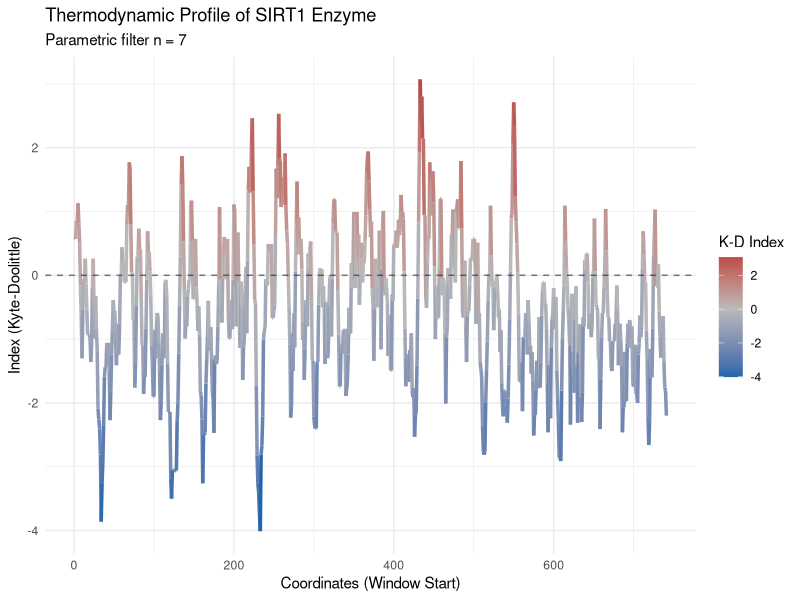

Generate this figure with R:
# External libraries for visualization and rolling window calculation
library(ggplot2)
library(zoo)

# --- STEP 1: Global Data Structures ---
# Kyte-Doolittle hydrophobicity scale (extracted for modularity)
kyte_doolittle_scale <- c(
  I = 4.5, V = 4.2, L = 3.8, F = 2.8, C = 2.5,
  M = 1.9, A = 1.8, G = -0.4, T = -0.7, S = -0.8,
  W = -0.9, Y = -1.3, P = -1.6, H = -3.2, E = -3.5,
  Q = -3.5, D = -3.5, N = -3.5, K = -3.9, R = -4.5
)

# --- STEP 2: Main Function ---
analyze_protein <- function(sequence, window_size = 7, scale_dict = kyte_doolittle_scale) {
  
  # 1. String Handling and Noise Reduction
  clean_sequence <- gsub("[[:space:]]", "", sequence)
  clean_sequence <- toupper(clean_sequence)
  
  # Tokenization
  amino_acids <- strsplit(clean_sequence, split = "")[[1]]
  
  # Mathematical quantification of biological noise
  valid_aas <- sum(amino_acids %in% names(scale_dict))
  total_chars <- length(amino_acids)
  noise_percentage <- round(((total_chars - valid_aas) / total_chars) * 100, 2)
  
  # 2. The Engine: Vectorized Rolling Mean
  # Map sequence to numeric values using the provided dictionary
  numeric_values <- scale_dict[amino_acids]
  
  # Replace NA (invalid amino acids) with 0 to prevent breaking the calculation
  numeric_values[is.na(numeric_values)] <- 0
  
  # Vectorized rolling mean using zoo (align="left" matches the original starting coordinate logic)
  hydro_results <- zoo::rollmean(numeric_values, k = window_size, align = "left", fill = NA)
  
  # Remove the NA padding at the end generated by rollmean
  hydro_results <- hydro_results[!is.na(hydro_results)]
  num_windows <- length(hydro_results)
  
  # 3. Data Structuring
  results_table <- data.frame(
    Position = 1:num_windows,
    Target_Region = paste(1:num_windows, "to", (1:num_windows) + window_size - 1),
    Hydrophobicity = round(hydro_results, 2)
  )
  
  # Sort to extract the most thermodynamically viable targets (lowest hydrophobicity / most hydrophilic)
  best_targets <- head(results_table[order(results_table$Hydrophobicity), ], 3)
  target_report <- best_targets[, c("Target_Region", "Hydrophobicity")]
  
  # 4. Visualization with ggplot2
  plot <- ggplot(results_table, aes(x = Position, y = Hydrophobicity, color = Hydrophobicity)) +
    geom_line(aes(group = 1), size = 1.2) +
    # Kept the professional blue/red gradient, ensuring high contrast
    scale_color_gradient2(low = "#2166ac", mid = "#bababa", high = "#b2182b", 
                      midpoint = 0, name = "K-D Index") +
    geom_hline(yintercept = 0, color = "black", linetype = "dashed", alpha = 0.5) +
    theme_minimal() +
    labs(
      title = "Thermodynamic Profile of SIRT1 Enzyme",
      subtitle = paste("Parametric filter n =", window_size),
      x = "Coordinates (Window Start)",
      y = "Index (Kyte-Doolittle)"
    )
  
  dev.new() 
  print(plot)
  
  # 5. Console Output
  cat("\n==================================================\n")
  cat("                     REPORT\n")
  cat("==================================================\n")
  cat(sprintf("-> Quality Control: %s%% biological noise detected.\n", noise_percentage))
  cat("-> Top 3 target regions for synthetic editing:\n\n")
  print(target_report, row.names = FALSE)
  cat("==================================================\n\n")
}

# --- FINAL TEST ---
sirt1_gene <- "MADEAALALQPGGSPSAAGADREAASSPAGEPLRKRPRRDGPGLERSPGEPGGAAPEREVPAAARGCPGAAAAALWREAEAEAAAAGGEQEAQATAAAGEGDNGPGLQGPSREPPLADNLYDEDDDDEGEEEEEAAAAAIGYRDNLLFGDEIITNGFHSCESDEEDRASHASSSDWTPRPRIGPYTFVQQHLMIGTDPRTILKDLLPETIPPPELDDMTLWQIVINILSEPPKRKKRKDINTIEDAVKLLQECKKIIVLTGAGVSVSCGIPDFRSRDGIYARLAVDFPDLPDPQAMFDIEYFRKDPRPFFKFAKEIYPGQFQPSLCHKFIALSDKEGKLLRNYTQNIDTLEQVAGIQRIIQCHGSFATASCLICKYKVDCEAVRGDIFNQVVPRCPRCPADEPLAIMKPEIVFFGENLPEQFHRAMKYDKDEVDLLIVIGSSLKVRPVALIPSSIPHEVPQILINREPLPHLHFDVELLGDCDVIINELCHRLGGEYAKLCCNPVKLSEITEKPPRTQKELAYLSELPPTPLHVSEDSSSPERTSPPDSSVIVTLLDQAAKSNDDLDVSESKGCMEEKPQEVQTSRNVESIAEQMENPDLKNVGSSTGEKNERTSVAGTVRKCWPNRVAKEQISRRLDGNQYLFLPPNRYIFHGAEVYSDSEDDVLSSSSCGSNSDSGTCQSPSLEEPMEDESEIEEFYNGLEDEPDVPERAGGAGFGTDGDDQEAINEAISVKQEVTDMNYPSNKS"
analyze_protein(sequence = sirt1_gene, window_size = 7)
